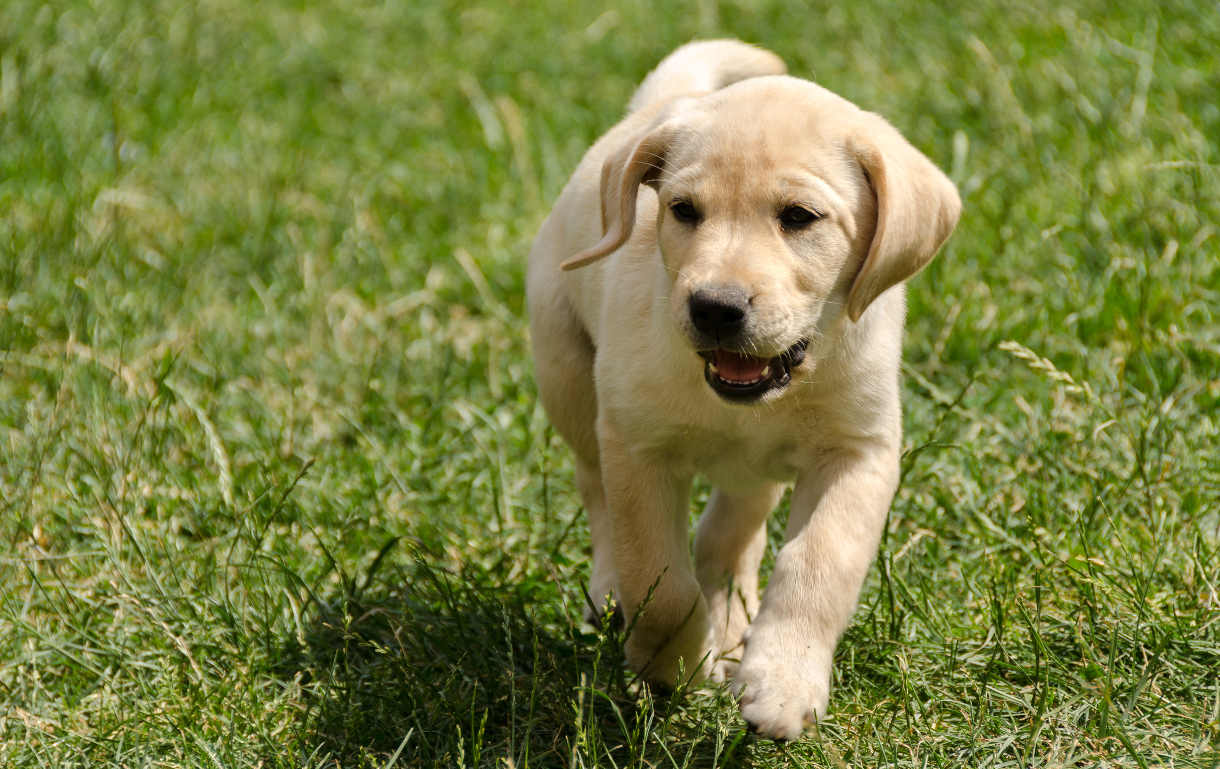
#> input picture P06/filhote.jpg, 1220 x 769 px
$ python P06.py
#> lines starting #> are read from the running program, lines starting #| are printed output that depends on the picture
import cv2
import numpy as np
import matplotlib.pyplot as plt

img = cv2.imread('filhote.jpg')
#> img is the input picture: shape (769, 1220, 3); mean B, G, R 67, 129.2, 122.4
rows,cols,ch = img.shape
#> rows = 769; cols = 1220; ch = 3

pts1 = np.float32([[556,265],[568,252],[528,487],[589,890]])
pts2 = np.float32([[0,0],[300,0],[0,300],[300,300]])

M = cv2.getPerspectiveTransform(pts1,pts2)

dst = cv2.warpPerspective(img,M,(300,300))
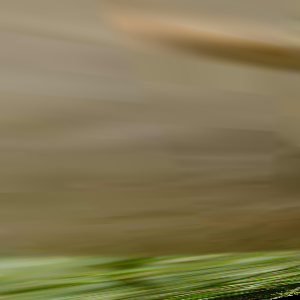
#> dst: shape (300, 300, 3); mean B, G, R 82, 119.9, 130.6

cv2.imwrite('filhote_aumento.jpg', dst)
plt.subplot(121),plt.imshow(img),plt.title('Input')
plt.subplot(122),plt.imshow(dst),plt.title('Output')
plt.show()
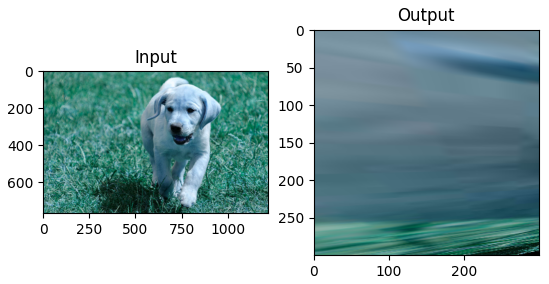
#> figure drawn by matplotlib, 2 panels; B, G, R data is drawn as R, G, B
